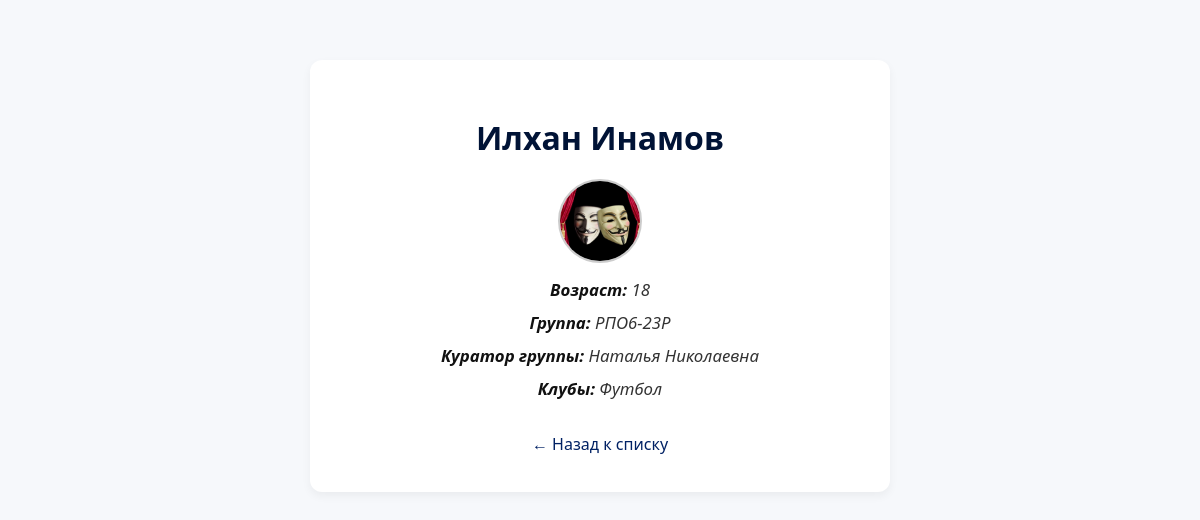
The app's page /students/2/ (signed in) with its own data.
### nikitos/models.py (models this page shows, shortened)
class Student(models.Model):
    first_name = models.CharField(max_length=100)
    last_name = models.CharField(max_length=100)
    age = models.IntegerField()
    group = models.ForeignKey(Group, on_delete=models.CASCADE)
    photo = models.ImageField(upload_to='students/', blank=True, null=True, verbose_name="Фото")
    clubs = models.ManyToManyField(Club, blank=True)

class Group(models.Model):
    name = models.CharField(max_length=100)
    curator = models.CharField(max_length=100)

class Club(models.Model):
    name = models.CharField(max_length=100)

### nikitos/views.py (the view)
# urls.py: path('students/<int:pk>/', views.student_detail, name='student_detail'),
@login_required
def student_detail(request, pk):
    student = get_object_or_404(Student, pk=pk)
    return render(request, "students/details.html", {"student": student})

### nikitos/templates/students/details.html (shortened to what this page needs)
{% load static %}
<!DOCTYPE html>
<html lang="ru">
<head>
    <link rel="stylesheet" href="{% static 'css/style.css' %}">
</head>
<body>
    <div class="card">
        <h1>{{ student.first_name }} {{ student.last_name }}</h1>
        {% if student.photo %}
            <img src="{{ student.photo.url }}" alt="{{ student.first_name }}" class="student-photo">
        {% else %}
            <img src="{% static 'img/default-avatar.png' %}" alt="Нет фото" class="student-photo">
        {% endif %}
        <p><strong>Возраст:</strong> {{ student.age }}</p>
        <p><strong>Группа:</strong> {{ student.group.name }}</p>
        <p><strong>Куратор группы:</strong> {{ student.group.curator }}</p>
        {% if student.clubs.all %}
            {% for club in student.clubs.all %}
            <p><strong>Клубы:</strong> {{ club.name }} </p>
            {% endfor %}
        {% else %}
            <p>Не состоит в клубах</p>
        {% endif %}
        <a href="{% url 'student_list' %}">← Назад к списку</a>
    </div>
</body>
</html>

### nikitos/static/css/style.css (style rules this page uses)
:root { --bg: #f6f8fb; --card: #ffffff; --border: #e1e5eb; --text: #333; --muted: #6b7280; --accent: #001336; --accent-hover: #002164; --shadow: 0 4px 10px rgba(0, 0, 0, 0.05); }
body { font-family: "Segoe UI", Roboto, sans-serif; background-color: var(--bg); margin: 0; padding: 0; color: var(--text); }
h1 { text-align: center; color: var(--accent); margin-bottom: 30px; }
p { text-align: center; color: var(--muted); font-style: italic; }
.card { max-width: 500px; margin: 60px auto; background: var(--card); padding: 35px 40px; border-radius: 12px; box-shadow: var(--shadow); text-align: center; }
.card h1 { color: var(--accent); margin-bottom: 20px; }
.card p { font-size: 1.05em; margin: 10px 0; color: var(--text); }
.card strong { color: #111; }
.card a { display: inline-block; margin-top: 25px; color: var(--accent); text-decoration: none; font-weight: 500; transition: color 0.3s, transform 0.2s; }
.card a { color: var(--accent-hover); transform: translateY(-2px); }
.student-photo { width: 80px; height: 80px; object-fit: cover; border-radius: 50%; border: 2px solid #ccc; }

### records on screen
Student: first_name "Илхан", last_name "Инамов", photo (picture), age "18", group.name "РПО6-23Р", group.curator "Наталья Николаевна"
Club: name "Футбол"
